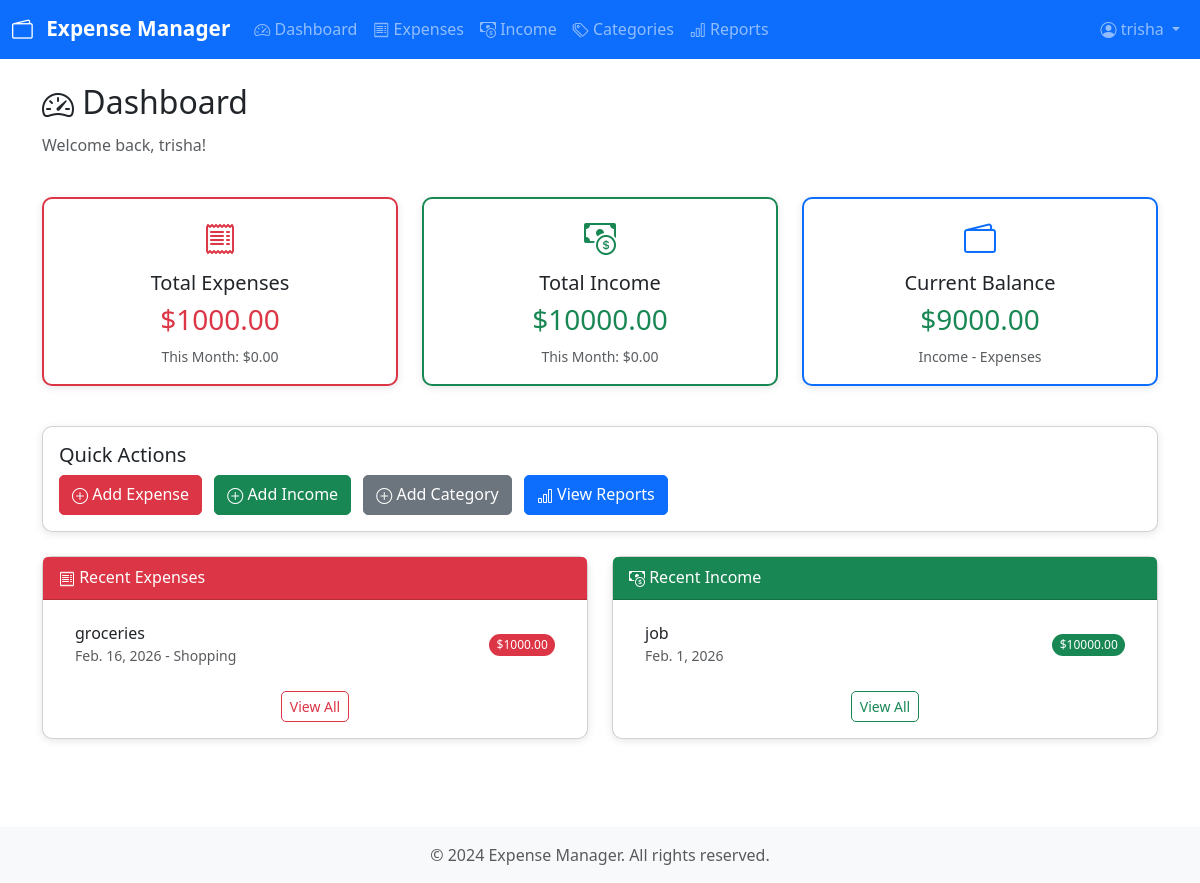
The app's page / (signed in) with its own data.
### expenses/models.py (models this page shows, shortened)
class Expense(models.Model):
    title = models.CharField(max_length=200)
    amount = models.DecimalField(max_digits=10, decimal_places=2)
    category = models.ForeignKey(Category, on_delete=models.SET_NULL, null=True)
    date = models.DateField()
    description = models.TextField(blank=True)
    user = models.ForeignKey(User, on_delete=models.CASCADE)
    created_at = models.DateTimeField(auto_now_add=True)
    updated_at = models.DateTimeField(auto_now=True)
    class Meta:
        ordering = ['-date', '-created_at']

class Category(models.Model):
    name = models.CharField(max_length=100)
    user = models.ForeignKey(User, on_delete=models.CASCADE)
    created_at = models.DateTimeField(auto_now_add=True)
    class Meta:
        verbose_name_plural = 'Categories'
        ordering = ['name']
    def __str__(self):
        return self.name

class Income(models.Model):
    source = models.CharField(max_length=200)
    amount = models.DecimalField(max_digits=10, decimal_places=2)
    date = models.DateField()
    description = models.TextField(blank=True)
    user = models.ForeignKey(User, on_delete=models.CASCADE)
    created_at = models.DateTimeField(auto_now_add=True)
    updated_at = models.DateTimeField(auto_now=True)
    class Meta:
        ordering = ['-date', '-created_at']

### expenses/views.py (the view)
# urls.py: path('', views.dashboard, name='dashboard'),
@login_required
def dashboard(request):
    user = request.user
    total_expenses = Expense.objects.filter(user=user).aggregate(
        total=Sum('amount'))['total'] or 0
    total_income = Income.objects.filter(user=user).aggregate(
        total=Sum('amount'))['total'] or 0
    balance = total_income - total_expenses
    recent_expenses = Expense.objects.filter(user=user)[:5]
    recent_incomes = Income.objects.filter(user=user)[:5]
    today = datetime.now()
    current_month_expenses = Expense.objects.filter(
        user=user,
        date__year=today.year,
        date__month=today.month
    ).aggregate(total=Sum('amount'))['total'] or 0
    current_month_income = Income.objects.filter(
        user=user,
        date__year=today.year,
        date__month=today.month
    ).aggregate(total=Sum('amount'))['total'] or 0
    context = {
        'total_expenses': total_expenses,
        'total_income': total_income,
        'balance': balance,
        'recent_expenses': recent_expenses,
        'recent_incomes': recent_incomes,
        'current_month_expenses': current_month_expenses,
        'current_month_income': current_month_income,
    }
    return render(request, 'expenses/dashboard.html', context)

### templates/expenses/dashboard.html (shortened to what this page needs)
{% extends 'base.html' %}
{% block content %}
<div class="row mb-4">
    <div class="col">
        <h2><i class="bi bi-speedometer2"></i> Dashboard</h2>
        <p class="text-muted">Welcome back, {{ user.username }}!</p>
    </div>
</div>
<div class="row mb-4">
    <div class="col-md-4 mb-3">
        <div class="card border-danger">
            <div class="card-body text-center">
                <i class="bi bi-receipt text-danger" style="font-size: 2rem;"></i>
                <h5 class="card-title mt-2">Total Expenses</h5>
                <h3 class="text-danger">${{ total_expenses|floatformat:2 }}</h3>
                <small class="text-muted">This Month: ${{ current_month_expenses|floatformat:2 }}</small>
            </div>
        </div>
    </div>
    <div class="col-md-4 mb-3">
        <div class="card border-success">
            <div class="card-body text-center">
                <i class="bi bi-cash-coin text-success" style="font-size: 2rem;"></i>
                <h5 class="card-title mt-2">Total Income</h5>
                <h3 class="text-success">${{ total_income|floatformat:2 }}</h3>
                <small class="text-muted">This Month: ${{ current_month_income|floatformat:2 }}</small>
            </div>
        </div>
    </div>
    <div class="col-md-4 mb-3">
        <div class="card border-primary">
            <div class="card-body text-center">
                <i class="bi bi-wallet2 text-primary" style="font-size: 2rem;"></i>
                <h5 class="card-title mt-2">Current Balance</h5>
                <h3 class="{% if balance >= 0 %}text-success{% else %}text-danger{% endif %}">
                    ${{ balance|floatformat:2 }}
                </h3>
                <small class="text-muted">Income - Expenses</small>
            </div>
        </div>
    </div>
</div>
<div class="row mb-4">
    <div class="col">
        <div class="card">
            <div class="card-body">
                <h5 class="card-title">Quick Actions</h5>
                <a href="{% url 'expense_create' %}" class="btn btn-danger me-2">
                    <i class="bi bi-plus-circle"></i> Add Expense
                </a>
                <a href="{% url 'income_create' %}" class="btn btn-success me-2">
                    <i class="bi bi-plus-circle"></i> Add Income
                </a>
                <a href="{% url 'category_create' %}" class="btn btn-secondary me-2">
                    <i class="bi bi-plus-circle"></i> Add Category
                </a>
                <a href="{% url 'reports' %}" class="btn btn-primary">
                    <i class="bi bi-bar-chart"></i> View Reports
                </a>
            </div>
        </div>
    </div>
</div>
<div class="row">
    <div class="col-md-6 mb-3">
        <div class="card">
            <div class="card-header bg-danger text-white">
                <i class="bi bi-receipt"></i> Recent Expenses
            </div>
            <div class="card-body">
                {% if recent_expenses %}
                <div class="list-group list-group-flush">
                    {% for expense in recent_expenses %}
                    <div class="list-group-item d-flex justify-content-between align-items-center">
                        <div>
                            <h6 class="mb-0">{{ expense.title }}</h6>
                            <small class="text-muted">{{ expense.date }} - {{ expense.category }}</small>
                        </div>
                        <span class="badge bg-danger rounded-pill">${{ expense.amount }}</span>
                    </div>
                    {% endfor %}
                </div>
                <div class="text-center mt-3">
                    <a href="{% url 'expense_list' %}" class="btn btn-sm btn-outline-danger">View All</a>
                </div>
                {% else %}
                <p class="text-muted text-center">No expenses yet.</p>
                {% endif %}
            </div>
        </div>
    </div>
    <div class="col-md-6 mb-3">
        <div class="card">
            <div class="card-header bg-success text-white">
                <i class="bi bi-cash-coin"></i> Recent Income
            </div>
            <div class="card-body">
                {% if recent_incomes %}
                <div class="list-group list-group-flush">
                    {% for income in recent_incomes %}
                    <div class="list-group-item d-flex justify-content-between align-items-center">
                        <div>
                            <h6 class="mb-0">{{ income.source }}</h6>
                            <small class="text-muted">{{ income.date }}</small>
                        </div>
                        <span class="badge bg-success rounded-pill">${{ income.amount }}</span>
                    </div>
                    {% endfor %}
                </div>
                <div class="text-center mt-3">
                    <a href="{% url 'income_list' %}" class="btn btn-sm btn-outline-success">View All</a>
                </div>
                {% else %}
                <p class="text-muted text-center">No income yet.</p>
                {% endif %}
            </div>
        </div>
    </div>
</div>
{% endblock %}

### templates/base.html (shortened to what this page needs)
<!DOCTYPE html>
<html lang="en">
<head>
    <link href="https://cdn.jsdelivr.net/npm/bootstrap@5.3.0/dist/css/bootstrap.min.css" rel="stylesheet">
    <link rel="stylesheet" href="https://cdn.jsdelivr.net/npm/bootstrap-icons@1.10.0/font/bootstrap-icons.css">
    {% load static %}
    <link rel="stylesheet" href="{% static 'css/style.css' %}">
</head>
<body>
    {% if user.is_authenticated %}
    <nav class="navbar navbar-expand-lg navbar-dark bg-primary">
        <div class="container-fluid">
            <a class="navbar-brand" href="{% url 'dashboard' %}">
                <i class="bi bi-wallet2"></i> Expense Manager
            </a>
            <div class="collapse navbar-collapse" id="navbarNav">
                <ul class="navbar-nav me-auto">
                    <li class="nav-item">
                        <a class="nav-link" href="{% url 'dashboard' %}">
                            <i class="bi bi-speedometer2"></i> Dashboard
                        </a>
                    </li>
                    <li class="nav-item">
                        <a class="nav-link" href="{% url 'expense_list' %}">
                            <i class="bi bi-receipt"></i> Expenses
                        </a>
                    </li>
                    <li class="nav-item">
                        <a class="nav-link" href="{% url 'income_list' %}">
                            <i class="bi bi-cash-coin"></i> Income
                        </a>
                    </li>
                    <li class="nav-item">
                        <a class="nav-link" href="{% url 'category_list' %}">
                            <i class="bi bi-tags"></i> Categories
                        </a>
                    </li>
                    <li class="nav-item">
                        <a class="nav-link" href="{% url 'reports' %}">
                            <i class="bi bi-bar-chart"></i> Reports
                        </a>
                    </li>
                </ul>
                <ul class="navbar-nav">
                    <li class="nav-item dropdown">
                        <a class="nav-link dropdown-toggle" href="#" id="userDropdown" role="button" data-bs-toggle="dropdown">
                            <i class="bi bi-person-circle"></i> {{ user.username }}
                        </a>
                    </li>
                </ul>
            </div>
        </div>
    </nav>
    {% endif %}
    <main class="{% if user.is_authenticated %}container my-4{% endif %}">
        {% block content %}{% endblock %}
    </main>
    <footer class="bg-light text-center text-muted py-3 mt-5">
        <div class="container">
            <p class="mb-0">&copy; 2024 Expense Manager. All rights reserved.</p>
        </div>
    </footer>
    {% load static %}
</body>
</html>

### static/css/style.css (style rules this page uses)
:root { --primary-color: #0d6efd; --danger-color: #dc3545; --success-color: #198754; --warning-color: #ffc107; }
body { min-height: 100vh; display: flex; flex-direction: column; }
main { flex: 1; }
.navbar-brand { font-weight: bold; font-size: 1.3rem; }
.navbar-brand i { margin-right: 8px; }
.card { border-radius: 10px; box-shadow: 0 2px 8px rgba(0, 0, 0, 0.1); transition: transform 0.2s, box-shadow 0.2s; }
.card.border-danger, .card.border-success, .card.border-primary { border-width: 2px; }
.btn { border-radius: 5px; transition: all 0.3s; }
footer { margin-top: auto; }
.badge { padding: 0.4em 0.6em; font-weight: 500; }
.bi { vertical-align: middle; }
* { transition: background-color 0.3s ease; }

### records on screen
Expense: title "groceries", date "Feb. 16, 2026", category "Shopping", amount "1000.00"
Income: source "job", date "Feb. 1, 2026", amount "10000.00"

### other values on screen
{{ user.username }} "trisha"
{{ total_expenses|floatformat:2 }} "1000.00"
{{ current_month_expenses|floatformat:2 }} "0.00"
{{ total_income|floatformat:2 }} "10000.00"
{{ current_month_income|floatformat:2 }} "0.00"
{{ balance|floatformat:2 }} "9000.00"
